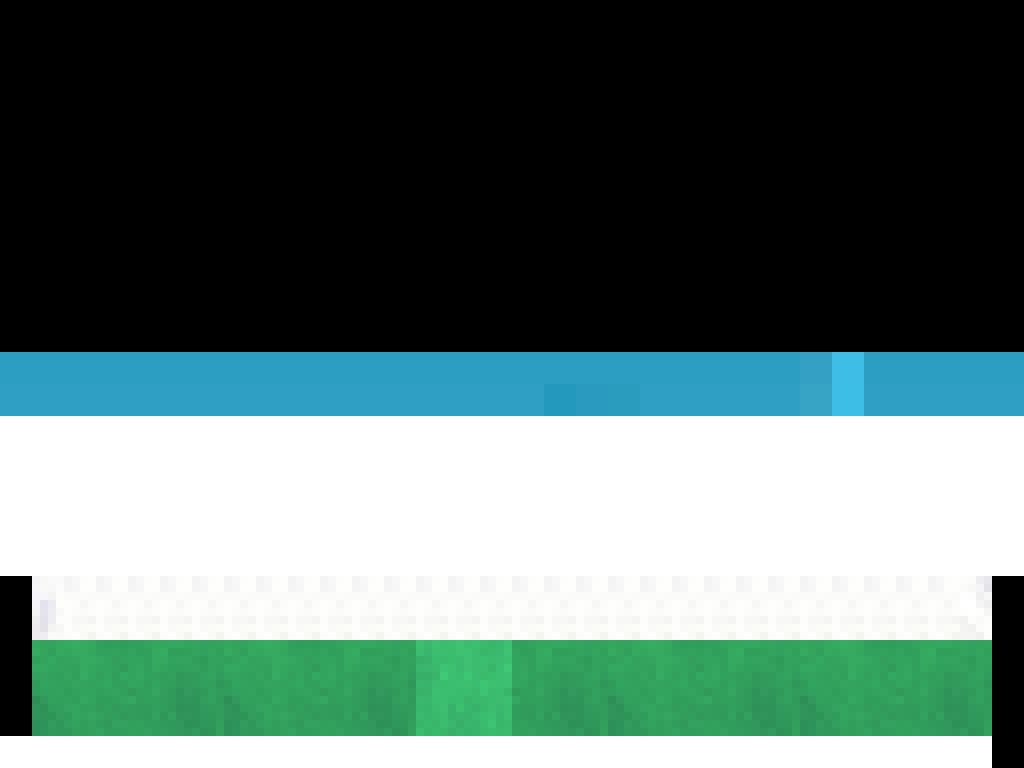

This is a level from a 2D game, rendered from its Tiled map with the project's own tilesets. A one-line summary and the complete map file follow:
An orthogonal 32x24 tile map with 32x32 px tiles, 2 tile layers (Scenery, Platforms) and 4 objects (PlayerStart).

<map version="1.0" orientation="orthogonal" renderorder="right-down" width="32" height="24" tilewidth="32" tileheight="32" nextobjectid="2">
 <tileset firstgid="1" name="environment" tilewidth="32" tileheight="32" tilecount="805" columns="35">
  <image source="../../tiles/environment.png" width="1120" height="736" />
  <tile id="449">
   <objectgroup draworder="index">
    <object id="1" x="0" y="0" width="32" height="32" />
   </objectgroup>
  </tile>
  <tile id="451">
   <objectgroup draworder="index">
    <object id="1" x="0" y="0" width="32" height="32" />
   </objectgroup>
  </tile>
  <tile id="452">
   <objectgroup draworder="index">
    <object id="1" x="0" y="0" width="32" height="32" />
   </objectgroup>
  </tile>
 </tileset>
 <layer name="Scenery" width="32" height="24">
  <data encoding="csv">
0,0,0,0,0,0,0,0,0,0,0,0,0,0,0,0,0,0,0,0,0,0,0,0,0,0,0,0,0,0,0,0,
0,0,0,0,0,0,0,0,0,0,0,0,0,0,0,0,0,0,0,0,0,0,0,0,0,0,0,0,0,0,0,0,
0,0,0,0,0,0,0,0,0,0,0,0,0,0,0,0,0,0,0,0,0,0,0,0,0,0,0,0,0,0,0,0,
0,0,0,0,0,0,0,0,0,0,0,0,0,0,0,0,0,0,0,0,0,0,0,0,0,0,0,0,0,0,0,0,
0,0,0,0,0,0,0,0,0,0,0,0,0,0,0,0,0,0,0,0,0,0,0,0,0,0,0,0,0,0,0,0,
0,0,0,0,0,0,0,0,0,0,0,0,0,0,0,0,0,0,0,0,0,0,0,0,0,0,0,0,0,0,0,0,
0,0,0,0,0,0,0,0,0,0,0,0,0,0,0,0,0,0,0,0,0,0,0,0,0,0,0,0,0,0,0,0,
0,0,0,0,0,0,0,0,0,0,0,0,0,0,0,0,0,0,0,0,0,0,0,0,0,0,0,0,0,0,0,0,
0,0,0,0,0,0,0,0,0,0,0,0,0,0,0,0,0,0,0,0,0,0,0,0,0,0,0,0,0,0,0,0,
0,0,0,0,0,0,0,0,0,0,0,0,0,0,0,0,0,0,0,0,0,0,0,0,0,0,0,0,0,0,0,0,
0,0,0,0,0,0,0,0,0,0,0,0,0,0,0,0,0,0,0,0,0,0,0,0,0,0,0,0,0,0,0,0,
217,217,217,217,217,217,217,217,217,217,217,217,217,217,217,217,217,217,217,217,217,217,217,217,217,218,219,217,217,217,217,217,
252,252,252,252,252,252,252,252,252,252,252,252,252,252,252,252,252,249,250,251,252,252,252,252,252,253,254,252,252,252,252,252,
392,392,392,392,392,392,392,392,392,392,392,392,392,392,392,392,392,284,285,286,392,392,392,392,392,288,289,392,392,392,392,392,
392,392,392,392,356,392,392,392,392,392,392,392,392,392,392,392,392,319,320,321,392,392,392,392,392,323,324,392,392,392,356,392,
392,392,392,392,391,392,392,392,392,392,392,392,392,392,392,392,392,392,392,392,392,392,392,392,392,358,359,392,392,392,391,392,
392,392,392,392,392,392,392,392,392,392,392,392,392,392,392,392,392,392,392,392,392,392,392,389,390,393,394,392,392,392,392,392,
427,427,421,427,427,427,422,423,427,427,427,427,427,421,427,427,427,427,427,422,423,427,427,424,425,428,429,427,421,427,427,427,
0,621,622,622,622,622,622,622,622,622,622,622,622,622,622,622,622,622,622,622,622,622,622,622,622,622,622,622,622,622,623,0,
0,656,657,657,657,657,657,657,657,657,657,657,657,657,657,657,657,657,657,657,657,657,657,657,657,657,657,657,657,657,658,0,
0,561,562,563,564,565,566,561,562,563,564,565,566,675,676,677,564,565,566,561,562,563,564,565,566,561,562,563,564,565,566,0,
0,596,597,598,599,600,601,596,597,598,599,600,601,710,711,712,599,600,601,596,597,598,599,600,601,596,597,598,599,600,601,0,
0,631,632,633,634,635,636,631,632,633,634,635,636,745,746,747,634,635,636,631,632,633,634,635,636,631,632,633,634,635,636,0,
0,0,0,0,0,0,0,0,0,0,0,0,0,0,0,0,0,0,0,0,0,0,0,0,0,0,0,0,0,0,0,0
</data>
 </layer>
 <layer name="Platforms" width="32" height="24">
  <data encoding="csv">
0,0,0,0,0,0,0,0,0,0,0,0,0,0,0,0,0,0,0,0,0,0,0,0,0,0,0,0,0,0,0,0,
0,0,0,0,0,0,0,0,0,0,0,0,0,0,0,0,0,0,0,0,0,0,0,0,0,0,0,0,0,0,0,0,
0,0,0,0,0,0,0,0,0,0,0,0,0,0,0,0,0,0,0,0,0,0,0,0,0,0,0,0,0,0,0,0,
0,0,0,0,0,0,0,0,0,0,0,0,0,0,0,0,0,0,0,0,0,0,0,0,0,0,0,0,0,0,0,0,
0,0,0,0,0,0,0,0,0,0,0,0,0,0,0,0,0,0,0,0,0,0,0,0,0,0,0,0,0,0,0,0,
0,0,0,0,0,0,0,0,0,0,0,0,0,0,0,0,0,0,0,0,0,0,0,0,0,0,0,0,0,0,0,0,
0,0,0,0,0,0,0,0,0,0,0,0,0,0,0,0,0,0,0,0,0,0,0,0,0,0,0,0,0,0,0,0,
0,0,0,0,0,0,0,0,0,0,0,0,0,0,0,0,0,0,0,0,0,0,0,0,0,0,0,0,0,0,0,0,
0,0,0,0,0,0,0,0,0,0,0,0,0,0,0,0,0,0,0,0,0,0,0,0,0,0,0,0,0,0,0,0,
0,0,0,0,0,0,0,0,0,0,0,0,0,0,0,0,0,0,0,0,0,0,0,0,0,0,0,0,0,0,0,0,
0,0,0,0,0,0,0,0,0,0,0,0,0,0,0,0,0,0,0,0,0,0,0,0,0,0,0,0,0,0,0,0,
0,0,0,0,0,0,0,0,0,0,0,0,0,0,0,0,0,0,0,0,0,0,0,0,0,0,0,0,0,0,0,0,
0,0,0,0,0,0,0,0,0,0,0,0,0,0,0,0,0,0,0,0,0,0,0,0,0,0,0,0,0,0,0,0,
0,0,0,0,0,0,0,0,0,0,0,0,0,0,0,0,0,0,0,0,0,0,0,0,0,0,0,0,0,0,0,0,
0,0,0,0,0,0,0,0,0,0,0,0,0,0,0,0,0,0,0,0,0,0,0,0,0,0,0,0,0,0,0,0,
0,0,0,0,0,0,0,0,0,0,0,0,0,0,0,0,0,0,0,0,0,0,0,0,0,0,0,0,0,0,0,0,
0,0,0,0,0,0,0,0,0,0,0,0,0,0,0,0,0,0,0,0,0,0,0,0,0,0,0,0,0,0,0,0,
0,0,0,0,0,0,0,0,0,0,0,0,0,0,0,0,0,0,0,0,0,0,0,0,0,0,0,0,0,0,0,0,
315,0,0,0,0,0,0,0,0,0,0,0,0,0,0,0,0,0,0,0,0,0,0,0,0,0,0,0,0,0,0,313,
350,0,0,0,0,0,0,0,0,0,0,0,0,0,0,0,0,0,0,0,0,0,0,0,0,0,0,0,0,0,0,350,
350,0,0,0,0,0,0,0,0,0,0,0,0,0,0,0,0,0,0,0,0,0,0,0,0,0,0,0,0,0,0,350,
350,0,0,0,0,0,0,0,0,0,0,0,0,0,0,0,0,0,0,0,0,0,0,0,0,0,0,0,0,0,0,348,
385,0,0,0,0,0,0,0,0,0,0,0,0,0,0,0,0,0,0,0,0,0,0,0,0,0,0,0,0,0,0,383,
450,451,452,451,452,451,452,451,452,451,451,451,451,451,451,451,451,452,451,451,451,451,451,451,452,451,451,451,451,451,452,453
</data>
 </layer>
 <objectgroup name="Entities">
  <object id="1" name="Player Start" type="PlayerStart" x="544" y="704" width="32" height="32" />
 </objectgroup>
</map>